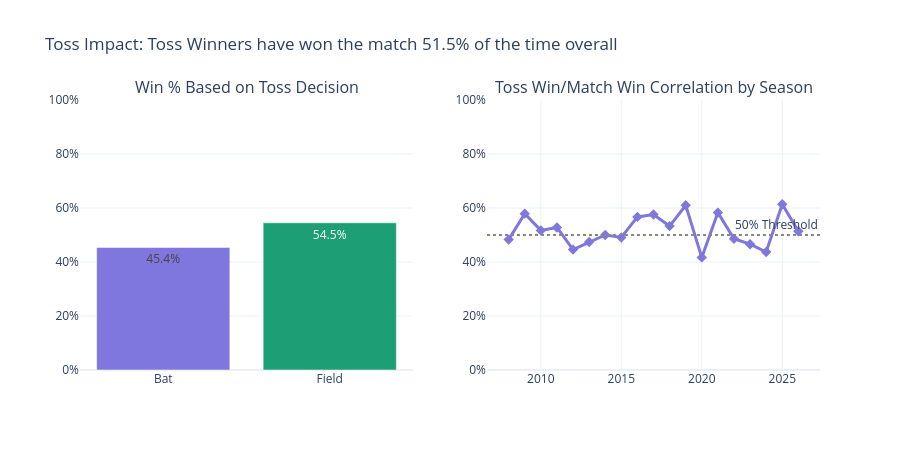

Here is the notebook cell this chart was saved with:
### Code cell
valid = matches[matches["winner"] != "No Result"].copy()
valid["toss_decision"] = valid["toss_decision"].astype(str).str.lower().str.strip()

toss_match_win_pct = (valid["toss_winner"] == valid["winner"]).mean() * 100

valid["toss_won"] = (valid["toss_winner"] == valid["winner"]).astype(int)

by_decision = (
    valid.groupby("toss_decision")["toss_won"]
    .mean()
    .mul(100)
    .round(1)
    .reset_index(name="win_rate")
)

by_season = (
    valid.groupby("season")["toss_won"]
    .mean()
    .mul(100)
    .round(1)
    .reset_index(name="toss_win_pct")
)

fig3 = make_subplots(
    rows=1, cols=2,
    subplot_titles=(
        "Win % Based on Toss Decision",
        "Toss Win/Match Win Correlation by Season"
    )
)

for decision in ["bat", "field"]:
    sub = by_decision[by_decision["toss_decision"] == decision]
    
    if not sub.empty:
        val = sub["win_rate"].values[0]
        fig3.add_trace(go.Bar(
            name=f"Chose to {decision.capitalize()}",
            x=[decision.capitalize()],
            y=[val],
            marker_color="#1D9E75" if decision == "field" else "#7F77DD",
            text=[f"{val}%"],
            textposition="auto",
        ), row=1, col=1)

fig3.add_trace(go.Scatter(
    x=by_season["season"],
    y=by_season["toss_win_pct"],
    mode="lines+markers",
    name="Season Trend",
    line=dict(color="#7F77DD", width=3),
    marker=dict(size=8, symbol="diamond"),
), row=1, col=2)

fig3.add_hline(y=50, line_dash="dot", line_color="#888780", annotation_text="50% Threshold", row=1, col=2)

fig3.update_layout(
    title=f"Toss Impact: Toss Winners have won the match {toss_match_win_pct:.1f}% of the time overall",
    height=450,
    template="plotly_white",
    showlegend=False,
)

fig3.update_yaxes(ticksuffix="%", range=[0, 100])
fig3.show()

insight_3 = """
INSIGHT: Teams winning the toss and choosing to field win ~52–54% of the time —
a slight but consistent edge. The advantage is stronger in day-night matches 
where the second innings benefits from dew. Season-by-season, the toss effect
fluctuates, suggesting it is not the dominant factor most commentators claim.
"""
print(insight_3)

### Figure 1 — Plotly figure (JSON) as saved in the notebook; plotly's stock layout.template omitted (floating-point values rounded to 4 significant figures)
{"data": [{"marker": {"color": "#7F77DD"}, "name": "Chose to Bat", "text": ["45.4%"], "textposition": "auto", "type": "bar", "x": ["Bat"], "xaxis": "x", "y": [45.4], "yaxis": "y"}, {"marker": {"color": "#1D9E75"}, "name": "Chose to Field", "text": ["54.5%"], "textposition": "auto", "type": "bar", "x": ["Field"], "xaxis": "x", "y": [54.5], "yaxis": "y"}, {"line": {"color": "#7F77DD", "width": 3}, "marker": {"size": 8, "symbol": "diamond"}, "mode": "lines+markers", "name": "Season Trend", "type": "scatter", "x": [2008, 2009, 2010, 2011, 2012, 2013, 2014, 2015, 2016, 2017, 2018, 2019, 2020, 2021, 2022, 2023, 2024, 2025, 2026], "xaxis": "x2", "y": [48.3, 57.9, 51.7, 52.8, 44.6, 47.4, 50.0, 49.1, 56.7, 57.6, 53.3, 61.0, 41.7, 58.3, 48.6, 46.6, 43.7, 61.4, 51.4], "yaxis": "y2"}], "layout": {"annotations": [{"font": {"size": 16}, "showarrow": false, "text": "Win % Based on Toss Decision", "x": 0.225, "xanchor": "center", "xref": "paper", "y": 1, "yanchor": "bottom", "yref": "paper"}, {"font": {"size": 16}, "showarrow": false, "text": "Toss Win/Match Win Correlation by Season", "x": 0.775, "xanchor": "center", "xref": "paper", "y": 1, "yanchor": "bottom", "yref": "paper"}, {"showarrow": false, "text": "50% Threshold", "x": 1, "xanchor": "right", "xref": "x2 domain", "y": 50, "yanchor": "bottom", "yref": "y2"}], "height": 450, "shapes": [{"line": {"color": "#888780", "dash": "dot"}, "type": "line", "x0": 0, "x1": 1, "xref": "x2 domain", "y0": 50, "y1": 50, "yref": "y2"}], "showlegend": false, "title": {"text": "Toss Impact: Toss Winners have won the match 51.5% of the time overall"}, "xaxis": {"anchor": "y", "domain": [0, 0.45]}, "xaxis2": {"anchor": "y2", "domain": [0.55, 1]}, "yaxis": {"anchor": "x", "domain": [0, 1], "range": [0, 100], "ticksuffix": "%"}, "yaxis2": {"anchor": "x2", "domain": [0, 1], "range": [0, 100], "ticksuffix": "%"}}}
